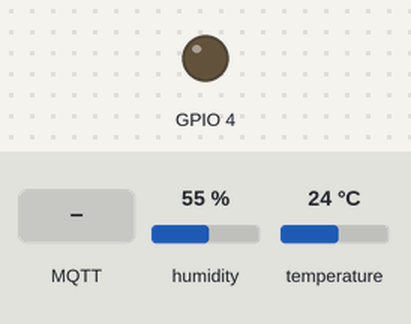
Simulated run of this sketch. Board: ESP8266 (NodeMCU). On the bench: output pins drawn as LEDs (lit = HIGH). The inputs (shaded band) are chosen by the test bench; at power-on: humidity 55 %, temperature 24 °C. WiFi joins after 1.5 s; servers stay silent unless stated; no MQTT or app messages arrive unless stated; what the sketch prints to the serial monitor is not drawn.

Above: at 6.2 s.
6.3 s: MQTT message "1" arrives on the first subscribed topic
At 7.2 s:
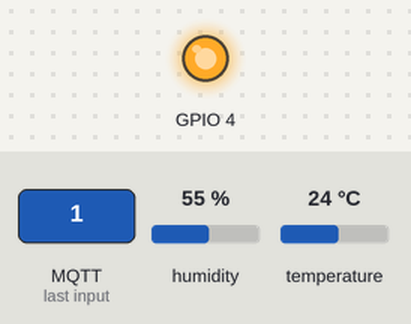
Timing chart, 0 to 9.3 s (numbered marks = the images above; inputs shaded):
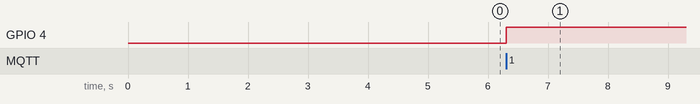

Measured:
- after the input at 6.3 s, GPIO 4: LOW → HIGH at once

The sketch:

WiFiAdvancedCallback.ino
```cpp
#include <ArduinoMqttClient.h>
#include <ESP8266WiFi.h>
#include <DFRobot_DHT11.h>
#include <ArduinoJson.h>

DFRobot_DHT11 DHT;
#define DHT11_PIN 5     //change

char ssid[] = "vivo X100";    // your network SSID (name)
char pass[] = "11111111";    // your network password (use for WPA, or use as key for WEP)

WiFiClient wifiClient;
MqttClient mqttClient(wifiClient);

const char broker[]    = "a1eiPYXCiPY.iot-as-mqtt.cn-shanghai.aliyuncs.com";
int        port        = 1883;

const char inTopic[]   = "/sys/a1eiPYXCiPY/esp8266_dev/thing/event/property/set";
const char outTopic[]  = "/sys/a1eiPYXCiPY/esp8266_dev/thing/service/property/post";

const long interval = 10000;
unsigned long previousMillis = 0;

String inputString = "";
int count = 0;

void setup() {
  //Initialize serial and wait for port to open:

  Serial.begin(115200);
  while (!Serial) {
    ; // wait for serial port to connect. Needed for native USB port only
  }
  pinMode(4,OUTPUT);
  // attempt to connect to WiFi network:
  Serial.print("Attempting to connect to WPA SSID: ");
  Serial.println(ssid);
  while (WiFi.begin(ssid, pass) != WL_CONNECTED) {
    // failed, retry
    Serial.print(".");
    delay(5000);
  }

  Serial.println("You're connected to the network");
  Serial.println();

  mqttClient.setId("a1eiPYXCiPY.esp8266_dev|securemode=2,signmethod=hmacsha256,timestamp=1719451451667|");//ClientID
  mqttClient.setUsernamePassword("esp8266_dev&a1eiPYXCiPY","f33f3eabffbb446a8c2065abdfd52ad4dba73080b13e822c10fbe8430e91efce");//用户名和密码

  Serial.print("Attempting to connect to the MQTT broker: ");
  Serial.println(broker);

  if (!mqttClient.connect(broker, port)) {
    Serial.print("MQTT connection failed! Error code = ");
    Serial.println(mqttClient.connectError());

    while (1);
  }

  Serial.println("You're connected to the MQTT broker!");
  Serial.println();

  // set the message receive callback
  mqttClient.onMessage(onMqttMessage);

  Serial.print("Subscribing to topic: ");
  Serial.println(inTopic);
  Serial.println();

  int subscribeQos = 1;

  mqttClient.subscribe(inTopic, subscribeQos);


  Serial.print("Waiting for messages on topic: ");
  Serial.println(inTopic);
  Serial.println();
}

void loop() {

  mqttClient.poll();

  unsigned long currentMillis = millis();

  if (currentMillis - previousMillis >= interval) {

    previousMillis = currentMillis;

    String payload;

    DHT.read(DHT11_PIN);

    //payload = "{\"params\": {\"temp\": 40,\"humi\":66},\"version\":\"1.0.0\"}";


    Serial.print(DHT.temperature);
    Serial.println(DHT.humidity);

    DynamicJsonDocument json_msg(512);
    DynamicJsonDocument json_data(512);

    json_data["temp"] = DHT.temperature;
    json_data["humi"] = DHT.humidity;

    json_msg["params"] = json_data;
    json_msg["version"] = "1.0.0";

    serializeJson(json_msg,payload);

    Serial.print("Sending message to topic: ");
    Serial.println(outTopic);
    Serial.println(payload);

    bool retained = false;
    int qos = 1;
    bool dup = false;

    mqttClient.beginMessage(outTopic, payload.length(), retained, qos, dup);
    mqttClient.print(payload);
    mqttClient.endMessage();

    Serial.println();

    count++;
  }
}

void onMqttMessage(int messageSize) {
  // we received a message, print out the topic and contents
  Serial.print("Received a message with topic '");
  Serial.print(mqttClient.messageTopic());
  Serial.print("', duplicate = ");
  Serial.print(mqttClient.messageDup() ? "true" : "false");
  Serial.print(", QoS = ");
  Serial.print(mqttClient.messageQoS());
  Serial.print(", retained = ");
  Serial.print(mqttClient.messageRetain() ? "true" : "false");
  Serial.print("', length ");
  Serial.print(messageSize);
  Serial.println(" bytes:");

  // use the Stream interface to print the contents
  while (mqttClient.available()) {
    char inChar =(char)mqttClient.read();
    inputString +=inChar;
    if(inputString.length()==messageSize) {

      DynamicJsonDocument json_msg(1024);
      DynamicJsonDocument json_item(1024);
      DynamicJsonDocument json_value(1024);

      deserializeJson(json_msg,inputString);

      String items = json_msg["items"];

      deserializeJson(json_item,items);
      String led = json_item["led"];

      deserializeJson(json_value,led);
      bool value = json_value["value"];

      if(value ==0) {
        //关
        Serial.println("off");
        digitalWrite(4,HIGH);
      } else {
        //开
        Serial.println("on");
        digitalWrite(4,LOW);
      }
      inputString="";
    }


  }
  Serial.println();

  Serial.println();
}
```
